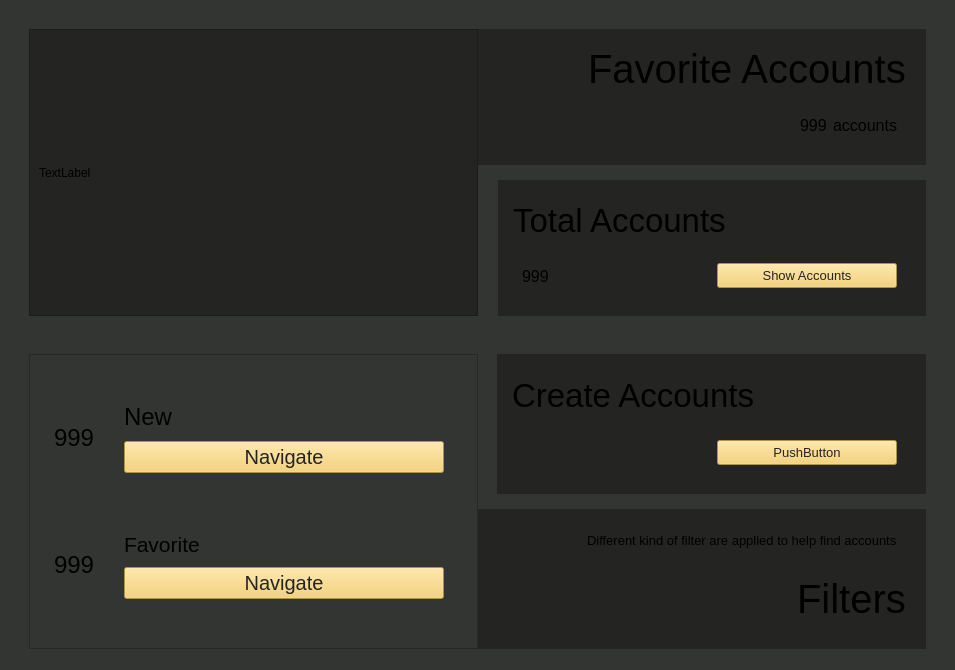
<?xml version="1.0" encoding="UTF-8"?>
<ui version="4.0">
 <class>password_manager_container</class>
 <widget class="QWidget" name="password_manager_container">
  <property name="geometry">
   <rect>
    <x>0</x>
    <y>0</y>
    <width>955</width>
    <height>670</height>
   </rect>
  </property>
  <property name="windowTitle">
   <string>Form</string>
  </property>
  <property name="styleSheet">
   <string notr="true">background-color: rgb(51, 53, 51);</string>
  </property>
  <layout class="QVBoxLayout" name="verticalLayout">
   <property name="spacing">
    <number>20</number>
   </property>
   <property name="leftMargin">
    <number>20</number>
   </property>
   <property name="topMargin">
    <number>20</number>
   </property>
   <property name="rightMargin">
    <number>20</number>
   </property>
   <property name="bottomMargin">
    <number>20</number>
   </property>
   <item>
    <widget class="QWidget" name="top_container" native="true">
     <layout class="QHBoxLayout" name="horizontalLayout">
      <property name="spacing">
       <number>0</number>
      </property>
      <item>
       <widget class="QScrollArea" name="favorite_scroll_container">
        <property name="styleSheet">
         <string notr="true">border:  &quot;none&quot;;
background-color: rgb(36, 36, 35);</string>
        </property>
        <property name="widgetResizable">
         <bool>true</bool>
        </property>
        <widget class="QWidget" name="favorite_scroll_area">
         <property name="geometry">
          <rect>
           <x>0</x>
           <y>0</y>
           <width>452</width>
           <height>279</height>
          </rect>
         </property>
         <layout class="QVBoxLayout" name="verticalLayout_14">
          <item>
           <widget class="QLabel" name="label_13">
            <property name="text">
             <string>TextLabel</string>
            </property>
           </widget>
          </item>
         </layout>
        </widget>
       </widget>
      </item>
      <item>
       <widget class="QWidget" name="top_sub_container" native="true">
        <property name="sizePolicy">
         <sizepolicy hsizetype="MinimumExpanding" vsizetype="Preferred">
          <horstretch>0</horstretch>
          <verstretch>0</verstretch>
         </sizepolicy>
        </property>
        <layout class="QVBoxLayout" name="verticalLayout_2">
         <property name="spacing">
          <number>15</number>
         </property>
         <property name="leftMargin">
          <number>0</number>
         </property>
         <property name="topMargin">
          <number>0</number>
         </property>
         <property name="rightMargin">
          <number>0</number>
         </property>
         <property name="bottomMargin">
          <number>0</number>
         </property>
         <item>
          <widget class="QWidget" name="favorite_info_container" native="true">
           <property name="styleSheet">
            <string notr="true">background-color: rgb(36, 36, 35);</string>
           </property>
           <layout class="QVBoxLayout" name="verticalLayout_4">
            <property name="leftMargin">
             <number>15</number>
            </property>
            <property name="topMargin">
             <number>15</number>
            </property>
            <property name="rightMargin">
             <number>20</number>
            </property>
            <property name="bottomMargin">
             <number>15</number>
            </property>
            <item alignment="Qt::AlignRight">
             <widget class="QLabel" name="label">
              <property name="font">
               <font>
                <pointsize>30</pointsize>
               </font>
              </property>
              <property name="text">
               <string>Favorite Accounts</string>
              </property>
             </widget>
            </item>
            <item alignment="Qt::AlignRight">
             <widget class="QWidget" name="account_count_contaienr" native="true">
              <property name="sizePolicy">
               <sizepolicy hsizetype="Fixed" vsizetype="Preferred">
                <horstretch>0</horstretch>
                <verstretch>0</verstretch>
               </sizepolicy>
              </property>
              <layout class="QHBoxLayout" name="horizontalLayout_3">
               <item>
                <widget class="QLabel" name="FavoriteAccounts">
                 <property name="font">
                  <font>
                   <pointsize>12</pointsize>
                  </font>
                 </property>
                 <property name="text">
                  <string>999</string>
                 </property>
                </widget>
               </item>
               <item>
                <widget class="QLabel" name="accounts">
                 <property name="font">
                  <font>
                   <pointsize>12</pointsize>
                  </font>
                 </property>
                 <property name="text">
                  <string>accounts</string>
                 </property>
                </widget>
               </item>
              </layout>
             </widget>
            </item>
           </layout>
          </widget>
         </item>
         <item>
          <widget class="QWidget" name="top_sub_sub_container" native="true">
           <property name="styleSheet">
            <string notr="true"/>
           </property>
           <layout class="QVBoxLayout" name="verticalLayout_5">
            <property name="spacing">
             <number>0</number>
            </property>
            <property name="leftMargin">
             <number>20</number>
            </property>
            <property name="topMargin">
             <number>0</number>
            </property>
            <property name="rightMargin">
             <number>0</number>
            </property>
            <property name="bottomMargin">
             <number>0</number>
            </property>
            <item>
             <widget class="QWidget" name="total_account_container" native="true">
              <property name="styleSheet">
               <string notr="true">background-color: rgb(36, 36, 35);</string>
              </property>
              <layout class="QVBoxLayout" name="verticalLayout_8">
               <property name="leftMargin">
                <number>15</number>
               </property>
               <property name="topMargin">
                <number>15</number>
               </property>
               <property name="rightMargin">
                <number>20</number>
               </property>
               <property name="bottomMargin">
                <number>15</number>
               </property>
               <item>
                <widget class="QLabel" name="total_acounts">
                 <property name="font">
                  <font>
                   <pointsize>25</pointsize>
                  </font>
                 </property>
                 <property name="text">
                  <string>Total Accounts</string>
                 </property>
                </widget>
               </item>
               <item>
                <widget class="QWidget" name="total_account_sub_container" native="true">
                 <layout class="QHBoxLayout" name="horizontalLayout_4">
                  <item>
                   <widget class="QLabel" name="TotalAccounts">
                    <property name="font">
                     <font>
                      <pointsize>12</pointsize>
                     </font>
                    </property>
                    <property name="text">
                     <string>999</string>
                    </property>
                   </widget>
                  </item>
                  <item>
                   <widget class="QPushButton" name="total_accounts_button">
                    <property name="sizePolicy">
                     <sizepolicy hsizetype="Fixed" vsizetype="Fixed">
                      <horstretch>0</horstretch>
                      <verstretch>0</verstretch>
                     </sizepolicy>
                    </property>
                    <property name="minimumSize">
                     <size>
                      <width>180</width>
                      <height>0</height>
                     </size>
                    </property>
                    <property name="font">
                     <font>
                      <pointsize>10</pointsize>
                     </font>
                    </property>
                    <property name="styleSheet">
                     <string notr="true">background-color: rgb(245, 203, 92);
color: rgb(36, 36, 35);
border: &quot;none&quot;;
padding: 4;</string>
                    </property>
                    <property name="text">
                     <string>Show Accounts</string>
                    </property>
                   </widget>
                  </item>
                 </layout>
                </widget>
               </item>
              </layout>
             </widget>
            </item>
           </layout>
          </widget>
         </item>
        </layout>
       </widget>
      </item>
     </layout>
    </widget>
   </item>
   <item>
    <widget class="QWidget" name="bottom_container" native="true">
     <property name="styleSheet">
      <string notr="true">QScrollBar {
	 background: rgb(207, 219, 213)
}</string>
     </property>
     <layout class="QHBoxLayout" name="horizontalLayout_2">
      <property name="spacing">
       <number>0</number>
      </property>
      <property name="bottomMargin">
       <number>1</number>
      </property>
      <item>
       <widget class="QScrollArea" name="filter_scroll_container">
        <property name="styleSheet">
         <string notr="true">border:  &quot;none&quot;;
background-color: rgb(36, 36, 35);

QScrollbar {
	
	background-color: rgb(245, 203, 92);
}</string>
        </property>
        <property name="widgetResizable">
         <bool>true</bool>
        </property>
        <widget class="QWidget" name="filter_scroll_area">
         <property name="geometry">
          <rect>
           <x>0</x>
           <y>0</y>
           <width>452</width>
           <height>312</height>
          </rect>
         </property>
         <property name="styleSheet">
          <string notr="true"/>
         </property>
         <layout class="QVBoxLayout" name="verticalLayout_10">
          <item>
           <widget class="QWidget" name="filter_container" native="true">
            <layout class="QVBoxLayout" name="verticalLayout_12">
             <property name="leftMargin">
              <number>5</number>
             </property>
             <property name="topMargin">
              <number>5</number>
             </property>
             <property name="rightMargin">
              <number>5</number>
             </property>
             <property name="bottomMargin">
              <number>5</number>
             </property>
             <item>
              <widget class="QWidget" name="new_filter_container" native="true">
               <property name="sizePolicy">
                <sizepolicy hsizetype="Preferred" vsizetype="Fixed">
                 <horstretch>0</horstretch>
                 <verstretch>0</verstretch>
                </sizepolicy>
               </property>
               <property name="styleSheet">
                <string notr="true">background-color: rgb(51, 53, 51);</string>
               </property>
               <layout class="QHBoxLayout" name="horizontalLayout_8">
                <property name="spacing">
                 <number>20</number>
                </property>
                <property name="leftMargin">
                 <number>10</number>
                </property>
                <property name="topMargin">
                 <number>10</number>
                </property>
                <property name="rightMargin">
                 <number>10</number>
                </property>
                <property name="bottomMargin">
                 <number>10</number>
                </property>
                <item>
                 <widget class="QLabel" name="NewAccounts">
                  <property name="sizePolicy">
                   <sizepolicy hsizetype="Fixed" vsizetype="Preferred">
                    <horstretch>0</horstretch>
                    <verstretch>0</verstretch>
                   </sizepolicy>
                  </property>
                  <property name="font">
                   <font>
                    <pointsize>18</pointsize>
                   </font>
                  </property>
                  <property name="text">
                   <string>999</string>
                  </property>
                 </widget>
                </item>
                <item>
                 <widget class="QWidget" name="new_container" native="true">
                  <property name="font">
                   <font>
                    <pointsize>15</pointsize>
                   </font>
                  </property>
                  <layout class="QVBoxLayout" name="verticalLayout_13">
                   <property name="spacing">
                    <number>10</number>
                   </property>
                   <item>
                    <widget class="QLabel" name="new_2">
                     <property name="font">
                      <font>
                       <pointsize>18</pointsize>
                      </font>
                     </property>
                     <property name="text">
                      <string>New</string>
                     </property>
                    </widget>
                   </item>
                   <item>
                    <widget class="QPushButton" name="navigate_new">
                     <property name="font">
                      <font>
                       <pointsize>15</pointsize>
                      </font>
                     </property>
                     <property name="styleSheet">
                      <string notr="true">background-color: rgb(245, 203, 92);
color: rgb(36, 36, 35);
padding: 3;</string>
                     </property>
                     <property name="text">
                      <string>Navigate</string>
                     </property>
                    </widget>
                   </item>
                  </layout>
                 </widget>
                </item>
               </layout>
              </widget>
             </item>
             <item>
              <widget class="QWidget" name="favorite_filter_container" native="true">
               <property name="sizePolicy">
                <sizepolicy hsizetype="Preferred" vsizetype="Fixed">
                 <horstretch>0</horstretch>
                 <verstretch>0</verstretch>
                </sizepolicy>
               </property>
               <property name="styleSheet">
                <string notr="true">background-color: rgb(51, 53, 51);</string>
               </property>
               <layout class="QHBoxLayout" name="horizontalLayout_7">
                <property name="spacing">
                 <number>20</number>
                </property>
                <property name="leftMargin">
                 <number>10</number>
                </property>
                <property name="topMargin">
                 <number>10</number>
                </property>
                <property name="rightMargin">
                 <number>10</number>
                </property>
                <property name="bottomMargin">
                 <number>10</number>
                </property>
                <item>
                 <widget class="QLabel" name="FavoriteAccounts_2">
                  <property name="sizePolicy">
                   <sizepolicy hsizetype="Fixed" vsizetype="Preferred">
                    <horstretch>0</horstretch>
                    <verstretch>0</verstretch>
                   </sizepolicy>
                  </property>
                  <property name="font">
                   <font>
                    <pointsize>18</pointsize>
                   </font>
                  </property>
                  <property name="text">
                   <string>&lt;html&gt;&lt;head/&gt;&lt;body&gt;&lt;p&gt;999&lt;/p&gt;&lt;/body&gt;&lt;/html&gt;</string>
                  </property>
                 </widget>
                </item>
                <item>
                 <widget class="QWidget" name="favorite_sub_container" native="true">
                  <layout class="QVBoxLayout" name="verticalLayout_11">
                   <property name="spacing">
                    <number>10</number>
                   </property>
                   <item>
                    <widget class="QLabel" name="favorite">
                     <property name="font">
                      <font>
                       <pointsize>16</pointsize>
                      </font>
                     </property>
                     <property name="text">
                      <string>Favorite</string>
                     </property>
                    </widget>
                   </item>
                   <item>
                    <widget class="QPushButton" name="navigate_favorite">
                     <property name="font">
                      <font>
                       <pointsize>15</pointsize>
                      </font>
                     </property>
                     <property name="styleSheet">
                      <string notr="true">background-color: rgb(245, 203, 92);
color: rgb(36, 36, 35);
padding: 3;</string>
                     </property>
                     <property name="text">
                      <string>Navigate</string>
                     </property>
                    </widget>
                   </item>
                  </layout>
                 </widget>
                </item>
               </layout>
              </widget>
             </item>
            </layout>
           </widget>
          </item>
         </layout>
        </widget>
       </widget>
      </item>
      <item>
       <widget class="QWidget" name="verticalWidget_2" native="true">
        <property name="sizePolicy">
         <sizepolicy hsizetype="MinimumExpanding" vsizetype="Preferred">
          <horstretch>0</horstretch>
          <verstretch>0</verstretch>
         </sizepolicy>
        </property>
        <layout class="QVBoxLayout" name="verticalLayout_3">
         <property name="spacing">
          <number>15</number>
         </property>
         <property name="leftMargin">
          <number>0</number>
         </property>
         <property name="topMargin">
          <number>0</number>
         </property>
         <property name="rightMargin">
          <number>0</number>
         </property>
         <property name="bottomMargin">
          <number>0</number>
         </property>
         <item>
          <widget class="QWidget" name="verticalWidget_3" native="true">
           <layout class="QVBoxLayout" name="verticalLayout_6">
            <property name="spacing">
             <number>0</number>
            </property>
            <property name="leftMargin">
             <number>19</number>
            </property>
            <property name="topMargin">
             <number>0</number>
            </property>
            <property name="rightMargin">
             <number>0</number>
            </property>
            <property name="bottomMargin">
             <number>0</number>
            </property>
            <item>
             <widget class="QWidget" name="verticalWidget" native="true">
              <property name="styleSheet">
               <string notr="true">background-color: rgb(36, 36, 35);</string>
              </property>
              <layout class="QVBoxLayout" name="verticalLayout_9">
               <property name="leftMargin">
                <number>15</number>
               </property>
               <property name="topMargin">
                <number>15</number>
               </property>
               <property name="rightMargin">
                <number>20</number>
               </property>
               <property name="bottomMargin">
                <number>15</number>
               </property>
               <item>
                <widget class="QLabel" name="label_6">
                 <property name="font">
                  <font>
                   <pointsize>25</pointsize>
                  </font>
                 </property>
                 <property name="text">
                  <string>Create Accounts</string>
                 </property>
                </widget>
               </item>
               <item alignment="Qt::AlignRight">
                <widget class="QWidget" name="horizontalWidget" native="true">
                 <layout class="QHBoxLayout" name="horizontalLayout_5">
                  <item>
                   <widget class="QPushButton" name="pushButton_2">
                    <property name="minimumSize">
                     <size>
                      <width>180</width>
                      <height>0</height>
                     </size>
                    </property>
                    <property name="font">
                     <font>
                      <pointsize>10</pointsize>
                     </font>
                    </property>
                    <property name="styleSheet">
                     <string notr="true">background-color: rgb(245, 203, 92);
color: rgb(36, 36, 35);
border: &quot;none&quot;;
padding: 4;</string>
                    </property>
                    <property name="text">
                     <string>PushButton</string>
                    </property>
                   </widget>
                  </item>
                 </layout>
                </widget>
               </item>
              </layout>
             </widget>
            </item>
           </layout>
          </widget>
         </item>
         <item>
          <widget class="QWidget" name="verticalWidget_4" native="true">
           <property name="styleSheet">
            <string notr="true">background-color: rgb(36, 36, 35);</string>
           </property>
           <layout class="QVBoxLayout" name="verticalLayout_7">
            <property name="leftMargin">
             <number>15</number>
            </property>
            <property name="topMargin">
             <number>15</number>
            </property>
            <property name="rightMargin">
             <number>20</number>
            </property>
            <property name="bottomMargin">
             <number>15</number>
            </property>
            <item alignment="Qt::AlignRight">
             <widget class="QWidget" name="horizontalWidget" native="true">
              <property name="sizePolicy">
               <sizepolicy hsizetype="Fixed" vsizetype="Fixed">
                <horstretch>0</horstretch>
                <verstretch>0</verstretch>
               </sizepolicy>
              </property>
              <layout class="QHBoxLayout" name="horizontalLayout_6">
               <item>
                <widget class="QLabel" name="label_8">
                 <property name="font">
                  <font>
                   <pointsize>10</pointsize>
                  </font>
                 </property>
                 <property name="text">
                  <string>Different kind of filter are applied to help find accounts</string>
                 </property>
                </widget>
               </item>
              </layout>
             </widget>
            </item>
            <item alignment="Qt::AlignRight">
             <widget class="QLabel" name="label_7">
              <property name="font">
               <font>
                <pointsize>30</pointsize>
               </font>
              </property>
              <property name="text">
               <string>Filters</string>
              </property>
             </widget>
            </item>
           </layout>
          </widget>
         </item>
        </layout>
       </widget>
      </item>
     </layout>
    </widget>
   </item>
  </layout>
 </widget>
 <resources>
  <include location="../../image.qrc"/>
 </resources>
 <connections/>
</ui>
